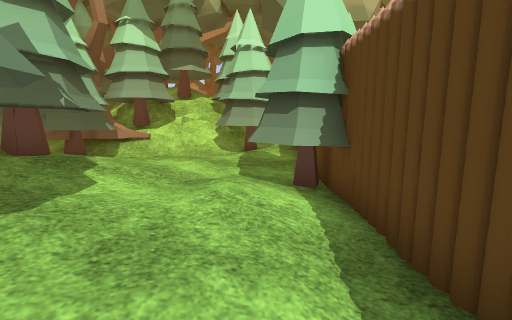
view 1 (above)

12 first-person views from a walk through a Unity game level. The camera is 1.3 m above the floor, tilts 8° down and sees 90° across. The floor is counted in squares, 1 m on a side. Each view is taken from the middle of a square. On the plan, view 1 faces up. The plan holds only what a view shows up to about 13 squares ahead; the rest is blank. The place goes on beyond the plan. The player is left out. Some animated figures are not drawn. Some surface patterns are stand-ins.

view 2
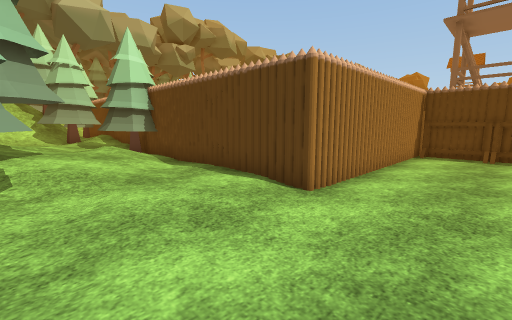

view 3
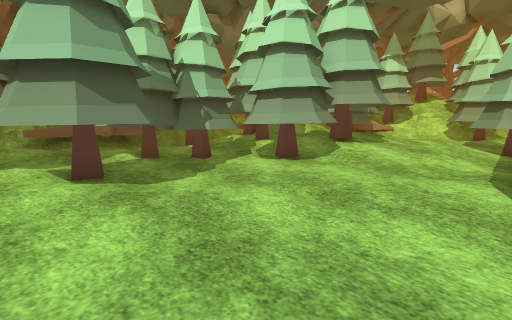

view 4
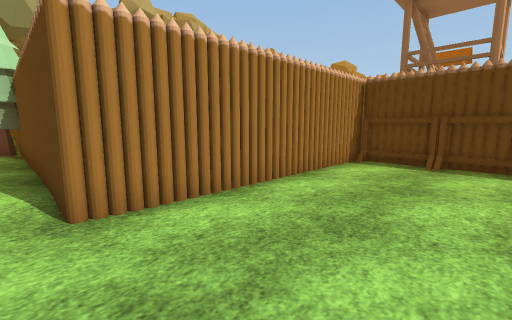

view 5
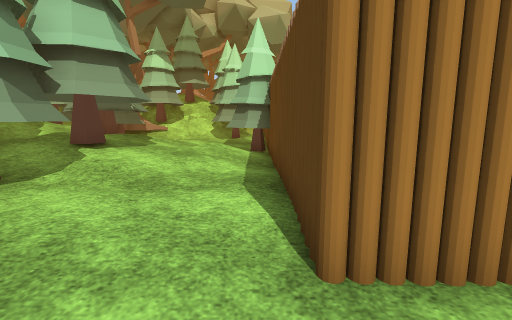

view 6
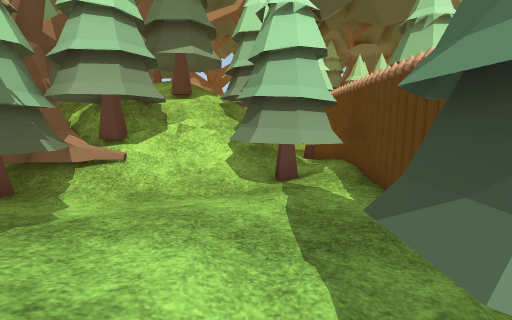

view 7
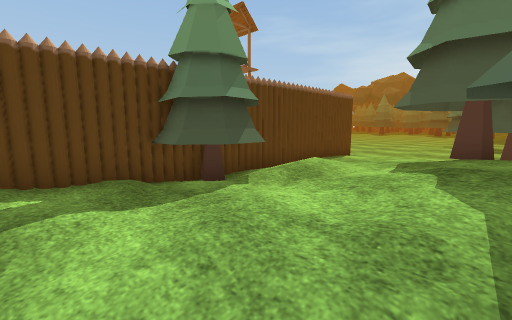

view 8
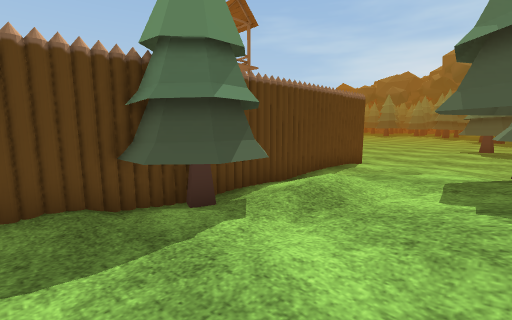

view 9
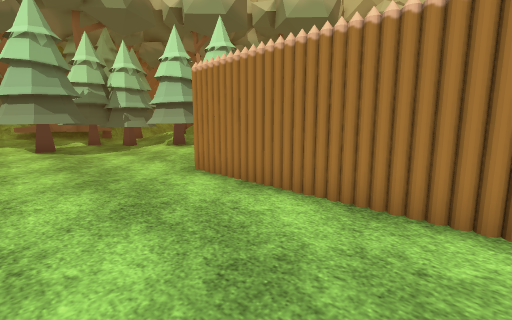

view 10
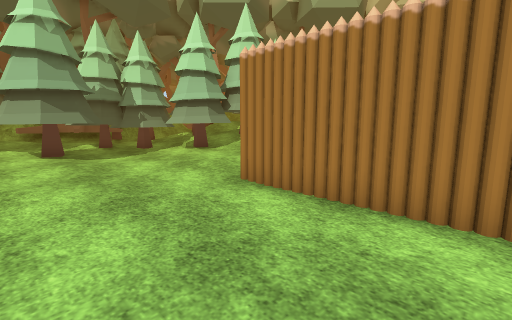

view 11
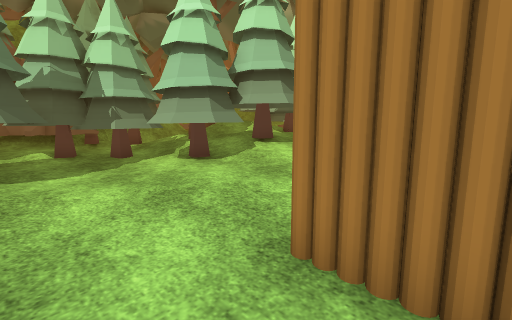

view 12
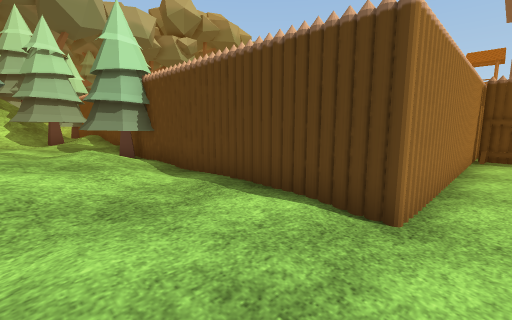

### Floor plan
Key: @ floor where view 1 was taken; # wall or solid block; . main floor; : floor 0.25 m higher than the main floor; + floor 0.5 m higher than the main floor; * floor 0.75 m higher than the main floor; % floor 1 m higher than the main floor; / step, stairs or slope; = window, fence, low wall or low ledge; T thing the floor can be seen under or through; O other object.
Columns run from 6 left of view 1 to 12 right of it. Each row starts with its distance up from view 1.
 15         #
 14         #
 13         #
 12   ####
 11  ###=####
 10 ##+//####
  9 ##::+##+#
  8 #::/++++#
  7 ###/+++##
  6  ##/++###
  5  ##//+###
  4  #%/++/##
  3  ###**//#
  2   #T#+/:#
  1    T#//:#
  0   #T/:@:#
 -1  ##T::::#
 -2 ###:::::#
 -3 #...:::.###########
 -4 ##..............# O
 -5 ###:............#
 -6  ##::...........#
 -7  #:::...........#

Positions as (right, up) in squares from view 1, and headings:
1: (0, 0), facing up
2: (-3, -6), facing up-right
3: (1, -7), facing up-left
4: (1, -7), facing up-right
5: (1, -5), facing up
6: (-1, 4), facing up
7: (-4, 9), facing down-right
8: (-3, 8), facing down-right
9: (8, -7), facing up-left
10: (6, -7), facing up-left
11: (3, -5), facing up-left
12: (-2, -4), facing up-right
